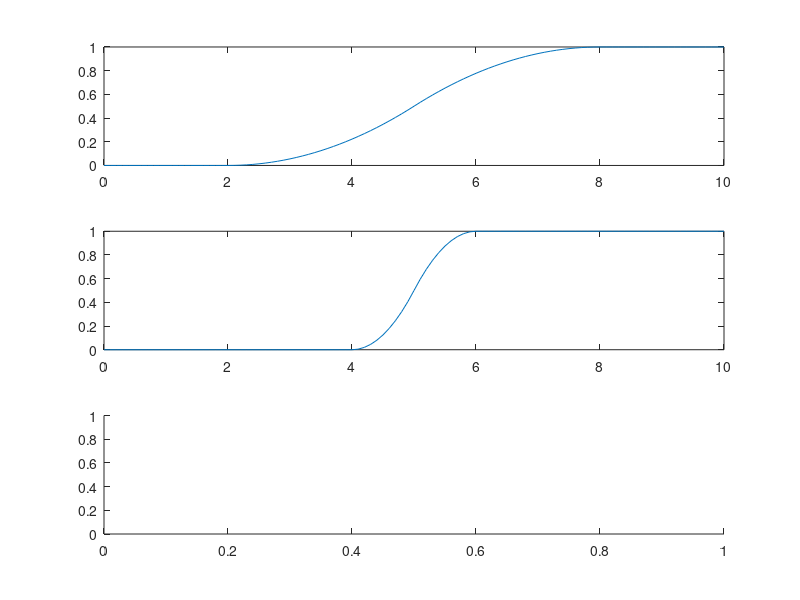

Write the MATLAB code that produced this figure. (Note: this script raises an error after producing the figure.)
x = 0:0.1:10;
subplot(311); plot(x, smf(x, [2 8]));
subplot(312); plot(x, smf(x, [4 6]));
subplot(313); plot(x, smf(x, [6 4]));
set(gcf, 'name', 'smf', 'numbertitle', 'off');